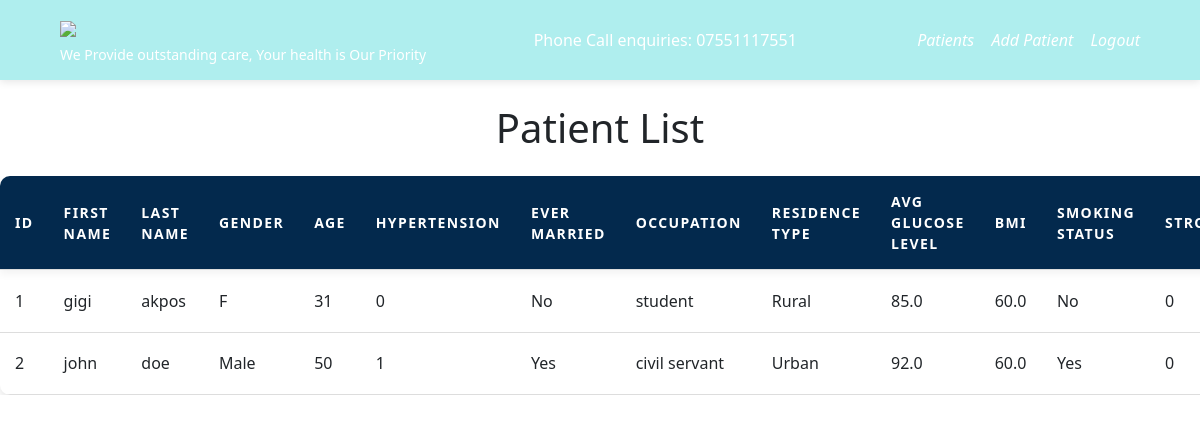
/patient (signed in), run on the app's committed database.
### myapp/model.py (models this page shows, shortened)
class Patient(db.Model):
    id = db.Column(db.Integer, primary_key=True)
    first_name = db.Column(db.String(50), nullable=False)
    last_name = db.Column(db.String(50), nullable=False)
    middle_name = db.Column(db.String(50), nullable=True)
    phone_number = db.Column(db.String(15), nullable=False)
    address = db.Column(db.String(100), nullable=False)
    gender = db.Column(db.String(6), nullable=False)  # "Male", "Female", or "Other"
    age = db.Column(db.Integer, nullable=False)
    hypertension = db.Column(db.Integer, nullable=False)  # 0 or 1
    ever_married = db.Column(db.String(3), nullable=False)  # "No" or "Yes"
    work_type = db.Column(db.String(20), nullable=False)  # Various work types
    residence_type = db.Column(db.String(5), nullable=False)  # "Rural" or "Urban"
    avg_glucose_level = db.Column(db.Float, nullable=False)
    bmi = db.Column(db.Float, nullable=False)
    smoking_status = db.Column(db.String(20), nullable=False)  # Smoking status
    stroke = db.Column(db.Integer, nullable=False)  # 0 or 1

### myapp/route.py (the view)
@app.route("/patient", methods=["GET"])
@login_required
def patient():
    patients = Patient.query.all()
    return render_template('patient.html', patients=patients)

### myapp/model.py (called while the page is built)
@login_manager.user_loader
def load_user(user_id):
    return User.query.get(int(user_id))

### myapp/templates/patient.html (shortened to what this page needs)
{% extends 'layout.html' %}
{% block content %}
    <h1 class="text-center mt-4 mb-4">Patient List</h1>
    <div class="table-responsive">
    <table class="container">
        <thead>
            <tr>
                <th>ID</th>
                <th>First Name</th>
                <th>Last Name</th>
                <th>Gender</th>
                <th>Age</th>
                <th>Hypertension</th>
                <th>Ever Married</th>
                <th>Occupation</th>
                <th>Residence Type</th>
                <th>Avg Glucose Level</th>
                <th>BMI</th>
                <th>Smoking Status</th>
                <th>Stroke</th>
            </tr>
        </thead>
        <tbody>
            {% for patient in patients %}
            <tr>
                <td>{{ loop.index }}</td>
                <td>{{ patient.first_name }}</td>
                <td>{{ patient.last_name }}</td>
                <td>{{ patient.gender }}</td>
                <td>{{ patient.age }}</td>
                <td>{{ patient.hypertension }}</td>
                <td>{{ patient.ever_married }}</td>
                <td>{{ patient.work_type }}</td>
                <td>{{ patient.residence_type }}</td>
                <td>{{ patient.avg_glucose_level }}</td>
                <td>{{ patient.bmi }}</td>
                <td>{{ patient.smoking_status }}</td>
                <td>{{ patient.stroke }}</td>
            </tr>
            {% endfor %}
        </tbody>
    </table>
</div>
{% endblock %}

### myapp/templates/layout.html (shortened to what this page needs)
<!DOCTYPE html>
<html lang="en">
  <head>
    <link
      href="https://cdn.jsdelivr.net/npm/bootstrap@5.0.2/dist/css/bootstrap.min.css"
      rel="stylesheet"
 />
    <link rel="stylesheet" href="{{url_for('static', filename="style.css")}}" />
  </head>
  <body>
    <div class="wrapper">
      <header class="">
        <div class="header-wrapper container">
        <div class="header-left">
          <a href="{{url_for('index')}}"
            ><img
              src="https://t3.ftcdn.net/jpg/05/14/36/48/360_F_514364850_xLOQX6SOY2qcjAIcTowsi3xYvHmhmvs0.jpg"
          /></a>
          <p>We Provide outstanding care, Your health is Our Priority</p>
        </div>
         <div class="header-center">
            <span>Phone Call enquiries: </span><span>07551117551</span>
          </div>
        <div class="header-right">
          <div class="header-right-bottom">
            <a href="{{url_for('patient')}}">Patients</a>
            <a href="{{url_for('add_patient')}}">Add Patient</a>
            {% if current_user.is_authenticated %}
            <a href="{{url_for('logout')}}">Logout</a>
            {% else %}
            <a href="{{url_for('register')}}">Register</a>
            <a href="{{url_for('login')}}">Login</a>
            {% endif %}
          </div>
        </div>
      </div>
      </header>
    {% block content %} {% endblock %}
  </div>
  </body>
</html>

### myapp/static/style.css (style rules this page uses)
* { margin:0; padding:0; box-sizing:border-box; }
a { text-decoration: none; color:inherit; }
.wrapper { height: 100vh; }
header { background-color: paleturquoise; box-shadow: 0px 2px 8px rgba(0, 0, 0, 0.1); }
.header-wrapper { color: white; display: flex; justify-content: space-between; align-items: center; padding: 15px 30px; }
.header-left { display: flex; flex-direction: column; align-items: flex-start; }
.header-left a { margin-bottom: 5px; }
.header-left img { width: 60px; }
.header-left p { font-size: 14px; font-weight: 500; margin: 0; }
.header-right { display: flex; flex-direction: column; align-items: flex-end; }
.header-right-bottom a { color: #03294d(183, 0, 255, 0.85); text-decoration: none; font-weight: 500; margin-left: 13px; font-style: italic; }
table { width: 100%; border-collapse: collapse; background-color: white; box-shadow: 0 4px 8px rgba(0, 0, 0, 0.1); border-radius: 10px; overflow: hidden; animation: fadeInUp 0.8s ease; }
th, td { padding: 15px; text-align: left; border-bottom: 1px solid #ddd; transition: background-color 0.3s ease, color 0.3s ease; }
th { background-color: #03294d; color: white; text-transform: uppercase; font-weight: bold; letter-spacing: 0.1em; font-size:14px; }
td { font-size: 1rem; }
thead { box-shadow: 0 4px 8px rgba(0, 0, 0, 0.05); }

### data on the page
Patient: first_name "gigi", last_name "akpos", gender "F", age "31", hypertension "0", ever_married "No", work_type "student", residence_type "Rural", avg_glucose_level "85.0", bmi "60.0", smoking_status "No", stroke "0"
Patient: first_name "john", last_name "doe", gender "Male", age "50", hypertension "1", ever_married "Yes", work_type "civil servant", residence_type "Urban", avg_glucose_level "92.0", bmi "60.0", smoking_status "Yes", stroke "0"
